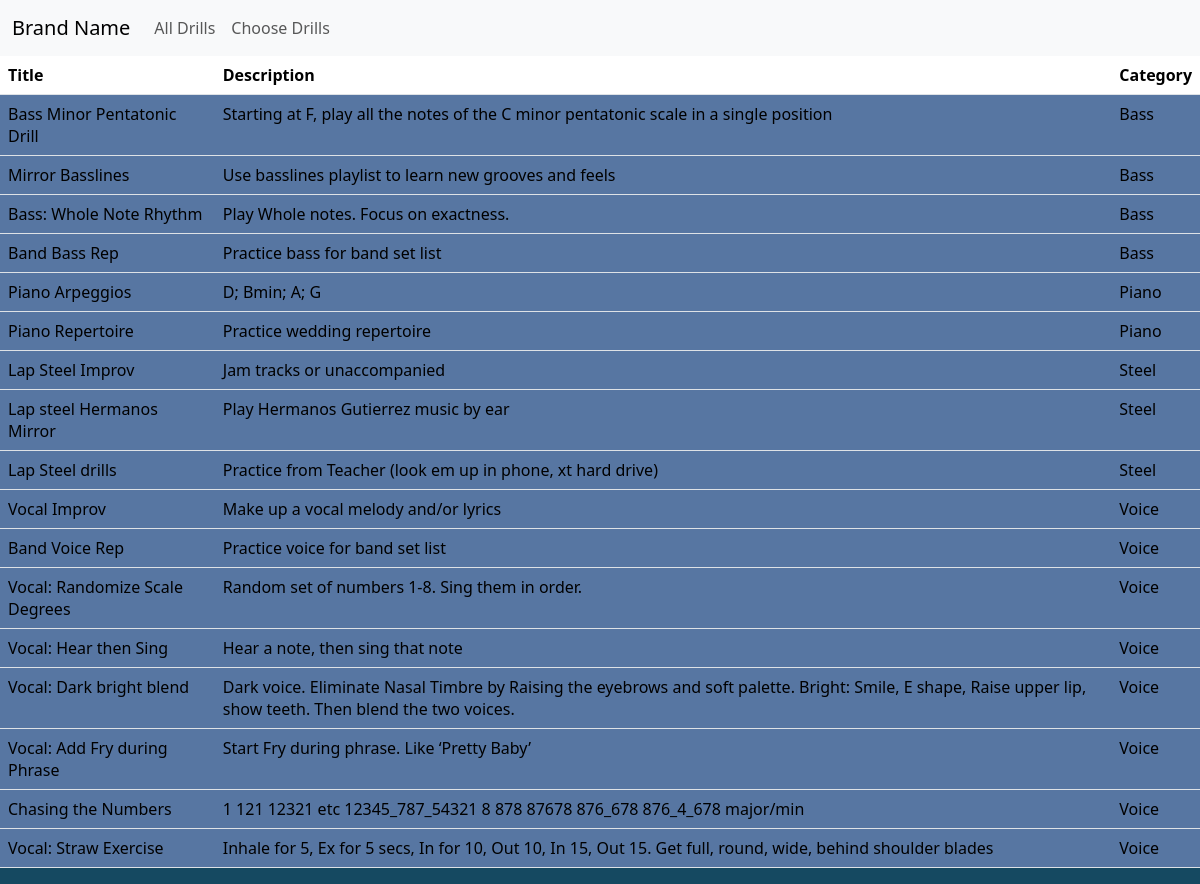
/getdrills/all, run on an earlier commit of the app's database.
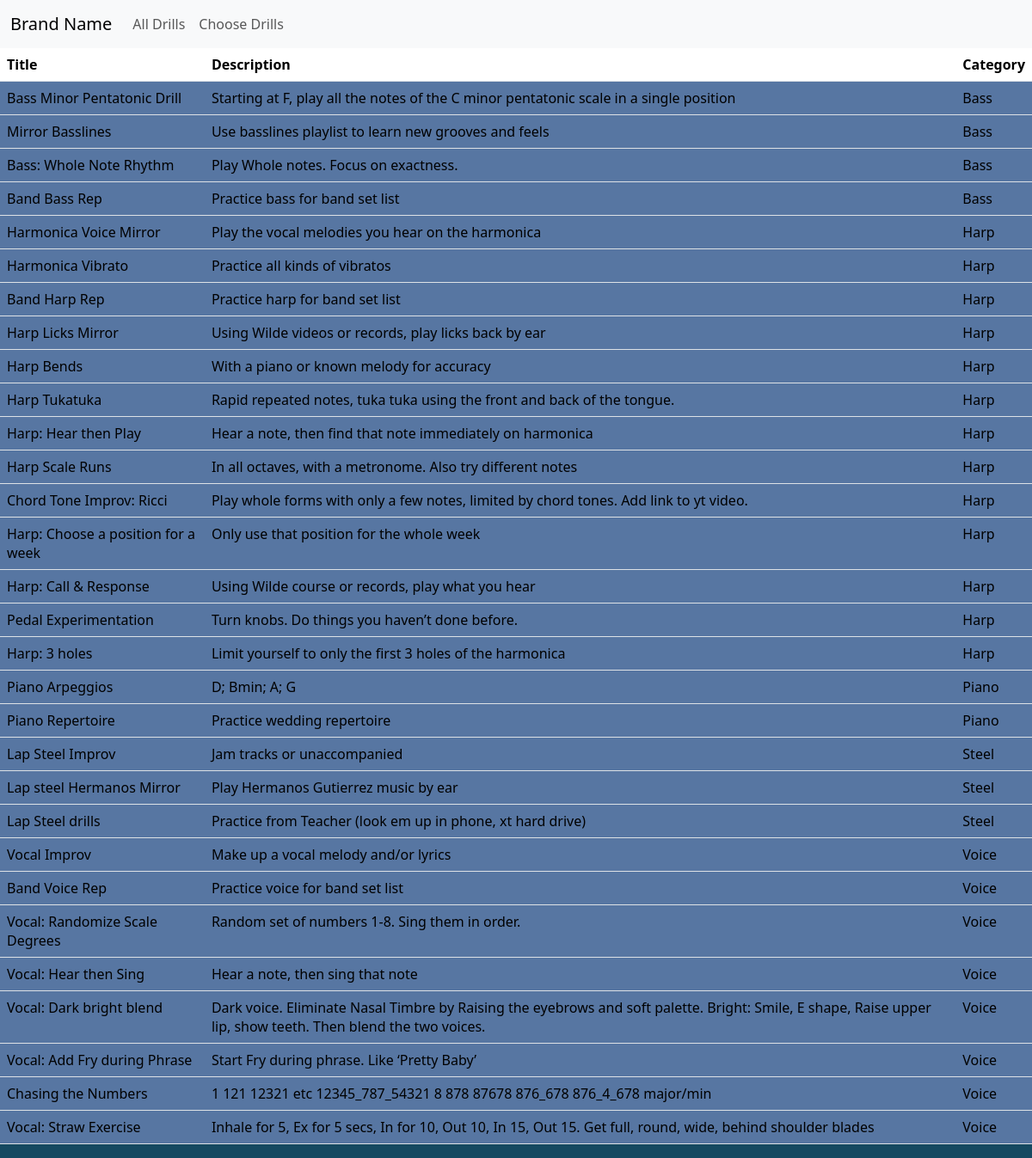
And on a later commit of the database.
### getdrills/models.py (models this page shows, shortened)
class Drill(models.Model):
    title = models.CharField(max_length=200)
    description = models.CharField(max_length=400)
    category = models.ForeignKey(Category, on_delete=models.CASCADE)

class Category(models.Model):
    cat_name = models.CharField(max_length=200)

### getdrills/views.py (the view)
# urls.py: path("all", views.all_drills, name="all_drills"),
def all_drills(request):
    drills = Drill.objects.order_by("category")
    template = loader.get_template("getdrills/drills.html")
    context = {
        "drills": drills,
    }
    return HttpResponse(template.render(context, request))

### getdrills/templates/getdrills/drills.html (shortened to what this page needs)
{% extends "base.html" %}
{% block content %}
{% if drills %}
    <table class="table" id="drill_table">
    <tr>
        <th scope="col">Title</th>
        <th scope="col">Description</th>
        <th scope="col">Category</th>
    </tr>
    {% for drill in drills %}
        <tr>
            <td>{{ drill.title }}</td>
            <td>{{ drill.description }}</td>
            <td>{{ drill.category.cat_name }}</td>
        </tr>
    {% endfor %}
    </table>
{% else %}
    <p>No drills are available.</p>
{% endif %}
{% endblock %}

What changed in the data, as far as the page shows it:
added Drill: title "Harmonica Voice Mirror", description "Play the vocal melodies you hear on the harmonica", category.cat_name "Harp"
added Drill: title "Harmonica Vibrato", description "Practice all kinds of vibratos", category.cat_name "Harp"
added Drill: title "Band Harp Rep", description "Practice harp for band set list", category.cat_name "Harp"
added Drill: title "Harp Licks Mirror", description "Using Wilde videos or records, play licks back by ear", category.cat_name "Harp"
added Drill: title "Harp Bends", description "With a piano or known melody for accuracy", category.cat_name "Harp"
added Drill: title "Harp Tukatuka", description "Rapid repeated notes, tuka tuka using the front and back of the tongue.", category.cat_name "Harp"
added Drill: title "Harp: Hear then Play", description "Hear a note, then find that note immediately on harmonica", category.cat_name "Harp"
added Drill: title "Harp Scale Runs", description "In all octaves, with a metronome. Also try different notes", category.cat_name "Harp"
added Drill: title "Chord Tone Improv: Ricci", description "Play whole forms with only a few notes, limited by chord tones. Add link to yt video.", category.cat_name "Harp"
added Drill: title "Harp: Choose a position for a week", description "Only use that position for the whole week", category.cat_name "Harp"
added Drill: title "Harp: Call & Response", description "Using Wilde course or records, play what you hear", category.cat_name "Harp"
added Drill: title "Pedal Experimentation", description "Turn knobs. Do things you haven’t done before.", category.cat_name "Harp"
added Drill: title "Harp: 3 holes", description "Limit yourself to only the first 3 holes of the harmonica", category.cat_name "Harp"
